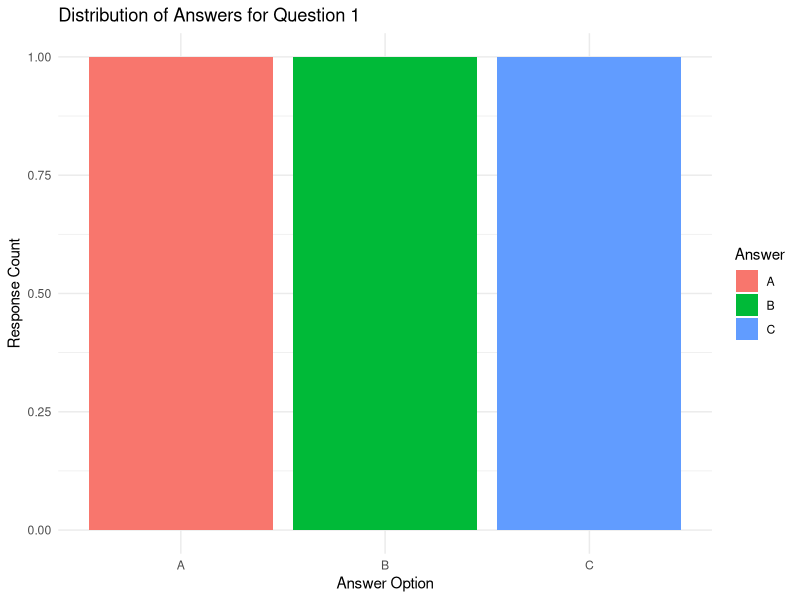

Reproduce this figure in R.
library(ggplot2)

df10_q1 <- data.frame(
  Answer = c("A", "B", "C"),
  Count = c(1, 1, 1)
)

ggplot(df10_q1, aes(x = Answer, y = Count, fill = Answer)) +
  geom_bar(stat = "identity") +
  labs(title = "Distribution of Answers for Question 1", x = "Answer Option", y = "Response Count") +
  theme_minimal()
